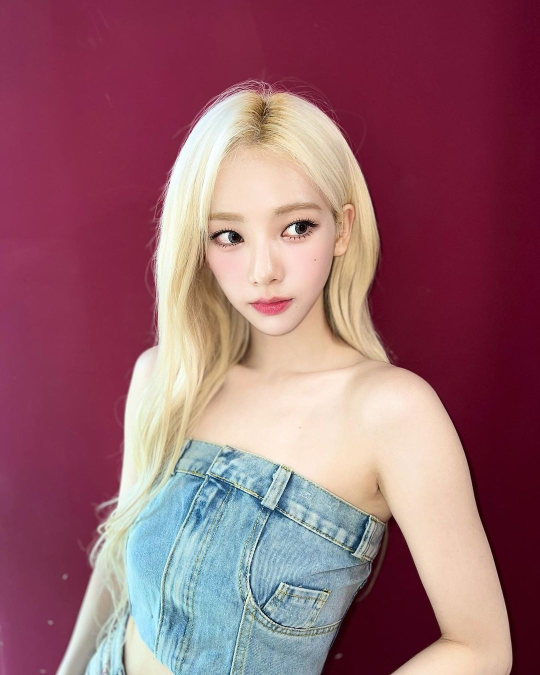
#> input picture data/karina.jpg, 1080 x 1350 px, given in place of cat.jpg, which was not available (shown at 1/2 size)
$ jupyter execute cat_masking.ipynb   (text cells are left out)
#> lines starting #> are read from the running program, lines starting #| are printed output that depends on the picture; after the words box and inside, x2 and y2 are one past the last pixel; in counts of white or black regions, pixels touching at a corner belong together; pictures that were not available may be replaced by others from this repository, and a replacement may not be noted
[cell 1]
import cv2
import matplotlib.pyplot as plt

[cell 2]
src = cv2.imread('data/cat.jpg')
#> src is the input picture: shape (1350, 1080, 3); mean B, G, R 111.4, 100.7, 151.2
src_cvt = cv2.cvtColor(src, cv2.COLOR_BGR2RGB)
plt.imshow(src_cvt)

[cell 3]
# src의 최소 범위, 최대 범위 이 범위 안만 자르겠다(배경색인 흰색 빼고 다 가져오겠다.)
mask = cv2.inRange(src, (0,0,0), (253,253,253)) # b,g,r 순
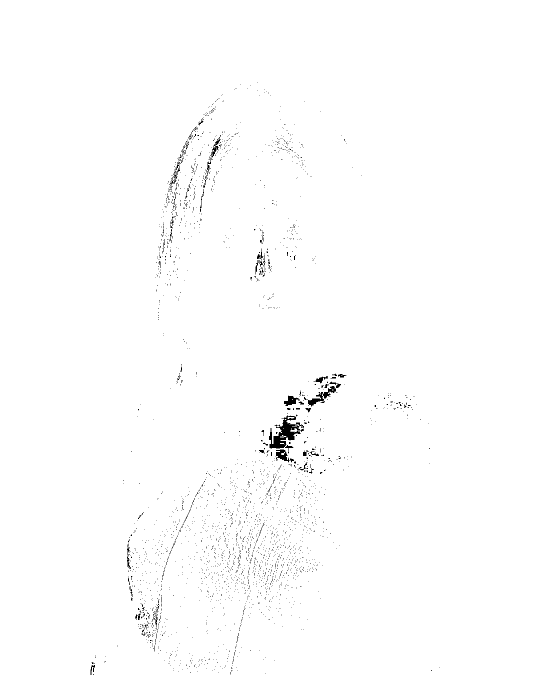
#> mask: shape (1350, 1080) (shown at 1/2 size); 99.2% white; 2829 black regions (2771 under 20 px), largest, box (x1, y1, x2, y2) and area: (538, 831, 608, 907) 1957, (608, 772, 672, 813) 644, (551, 899, 579, 925) 380

# 이미지 저장
# cv2.imwrite('data/cat_mask.jpg', mask) # 파일명

plt.imshow(mask, cmap='gray')
plt.show()

[cell 4]
dst = cv2.imread('data/redcarpet.jpg')
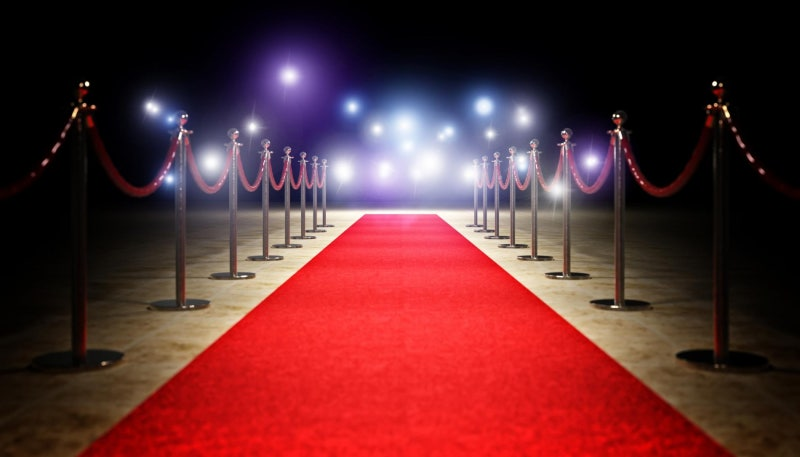
#> input picture data/redcarpet.jpg, 800 x 457 px
#> dst is the input picture: shape (457, 800, 3); mean B, G, R 47.6, 44.1, 95.9
dst_cvt = cv2.cvtColor(dst, cv2.COLOR_BGR2RGB)

plt.imshow(dst_cvt)

[cell 5]
# height, width, channel
src.shape
#> Out = (1350, 1080, 3)

[cell 6]
dst_resize = cv2.resize(dst, (src.shape[1], src.shape[0]))
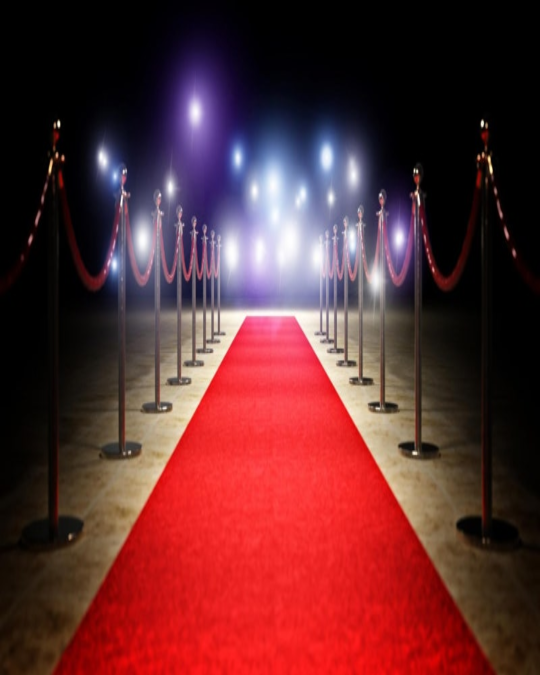
#> dst_resize: shape (1350, 1080, 3) (shown at 1/2 size); mean B, G, R 47.5, 44, 95.8
print(dst.shape, dst_resize.shape)
#| (457, 800, 3) (1350, 1080, 3)
dst_resize_cvt = cv2.cvtColor(dst_resize, cv2.COLOR_BGR2RGB)
plt.imshow(dst_resize_cvt)

[cell 7]
cv2.copyTo(src_cvt, mask, dst_resize_cvt)

plt.imshow(dst_resize_cvt)
